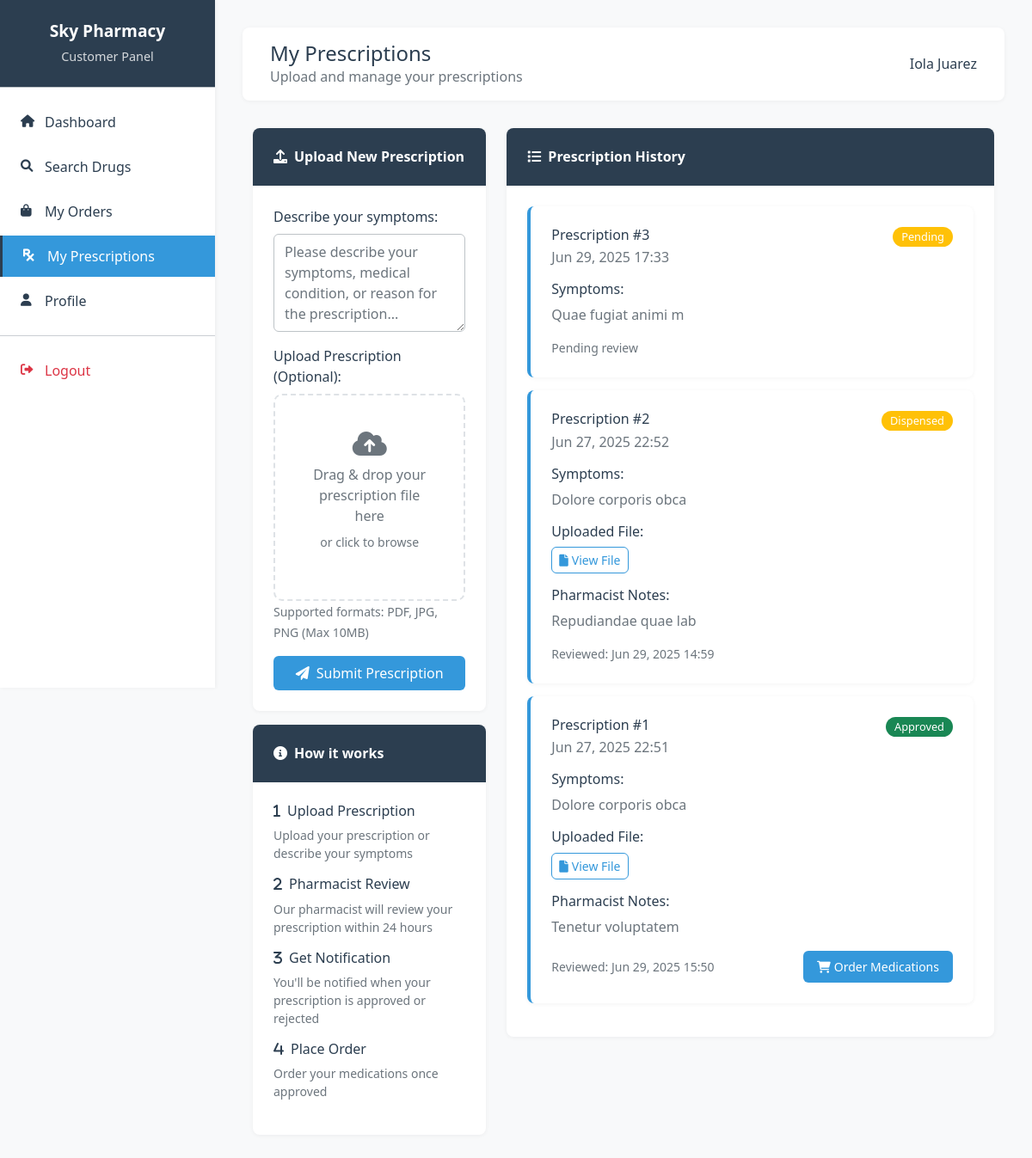
/customer/prescriptions.php (signed in), run on the app's committed database.
### tables this page shows
CREATE TABLE `users` (
  `id` int(11) NOT NULL,
  `username` varchar(50) NOT NULL,
  `email` varchar(100) NOT NULL,
  `password_hash` varchar(255) NOT NULL,
  `full_name` varchar(100) NOT NULL,
  `role` enum('admin','pharmacist','cashier','customer') NOT NULL DEFAULT 'customer',
  `phone` varchar(20) DEFAULT NULL,
  `address` text DEFAULT NULL,
  `created_at` timestamp NOT NULL DEFAULT current_timestamp(),
  `updated_at` timestamp NOT NULL DEFAULT current_timestamp() ON UPDATE current_timestamp(),
  `is_active` tinyint(1) DEFAULT 1
);

CREATE TABLE `prescriptions` (
  `id` int(11) NOT NULL,
  `customer_id` int(11) NOT NULL,
  `pharmacist_id` int(11) DEFAULT NULL,
  `prescription_file` varchar(255) DEFAULT NULL,
  `symptoms` text DEFAULT NULL,
  `diagnosis` text DEFAULT NULL,
  `status` enum('pending','approved','rejected','dispensed') DEFAULT 'pending',
  `notes` text DEFAULT NULL,
  `created_at` timestamp NOT NULL DEFAULT current_timestamp(),
  `updated_at` timestamp NOT NULL DEFAULT current_timestamp() ON UPDATE current_timestamp()
);

### classes/Auth.php (called while the page is built, shortened)
<?php
require_once __DIR__ . '/../config/database.php';
class Auth {
    private $conn;
    public function __construct() {
        $database = new Database();
        $this->conn = $database->getConnection();
    }
    public function isLoggedIn() {
        return isset($_SESSION['logged_in']) && $_SESSION['logged_in'] === true;
    }
    public function getCurrentUser() {
        try {
            $query = "SELECT id, username, email, full_name, role, phone, address, is_active, created_at
                      FROM users WHERE id = :user_id";
            $stmt = $this->conn->prepare($query);
            $stmt->bindParam(':user_id', $_SESSION['user_id']);
            $stmt->execute();
            return $stmt->fetch(PDO::FETCH_ASSOC);
        } catch (PDOException $e) {
            return [
                'id' => $_SESSION['user_id'],
                'username' => $_SESSION['username'],
                'full_name' => $_SESSION['full_name'],
                'role' => $_SESSION['role']
            ];
        }
    }
}
?>

### config/database.php (called while the page is built, shortened)
<?php
class Database {
    private $host = 'localhost';
    private $db_name = 'sky_pharmacy';
    private $username = 'root';
    private $password = '';
    public function getConnection() {
        $this->conn = null;
        try {
            $this->conn = new PDO(
                "mysql:host=" . $this->host . ";dbname=" . $this->db_name,
                $this->username,
                $this->password
            );
            $this->conn->setAttribute(PDO::ATTR_ERRMODE, PDO::ERRMODE_EXCEPTION);
        } catch(PDOException $exception) {
            echo "Connection error: " . $exception->getMessage();
        }
        return $this->conn;
    }
}
?>

### classes/Prescription.php (called while the page is built, shortened)
<?php
require_once __DIR__ . '/../config/database.php';
class Prescription {
    private $conn;
    public function __construct() {
        $database = new Database();
        $this->conn = $database->getConnection();
    }
    public function getPrescriptionsByCustomer($customer_id) {
        try {
            $query = "SELECT p.*, u.full_name as pharmacist_name
                      FROM prescriptions p
                      LEFT JOIN users u ON p.pharmacist_id = u.id
                      WHERE p.customer_id = :customer_id
                      ORDER BY p.created_at DESC";
            $stmt = $this->conn->prepare($query);
            $stmt->bindParam(':customer_id', $customer_id);
            $stmt->execute();
            return $stmt->fetchAll(PDO::FETCH_ASSOC);
        } catch (PDOException $e) {
            return ['error' => $e->getMessage()];
        }
    }
}
?>

### customer/prescriptions.php (the view, shortened to what this page needs)
<?php
require_once '../classes/Auth.php';
require_once '../classes/Prescription.php';
$auth = new Auth();
$auth->requireRole('customer');
$user = $auth->getCurrentUser();
$prescription = new Prescription();
$user_prescriptions = $prescription->getPrescriptionsByCustomer($user['id']);
?>
<!DOCTYPE html>
<html lang="en">
<head>
    <link href="https://cdn.jsdelivr.net/npm/bootstrap@5.1.3/dist/css/bootstrap.min.css" rel="stylesheet">
    <link href="https://cdnjs.cloudflare.com/ajax/libs/font-awesome/6.0.0/css/all.min.css" rel="stylesheet">
    <link href="../assets/css/style.css" rel="stylesheet">
</head>
<body>
    <div class="sidebar">
        <div class="sidebar-header">
            <h4>Sky Pharmacy</h4>
            <p>Customer Panel</p>
        </div>
        <nav class="sidebar-menu">
            <a href="dashboard.php" class="nav-link">
                <i class="fas fa-home"></i>Dashboard
            </a>
            <a href="search.php" class="nav-link">
                <i class="fas fa-search"></i>Search Drugs
            </a>
            <a href="orders.php" class="nav-link">
                <i class="fas fa-shopping-bag"></i>My Orders
            </a>
            <a href="prescriptions.php" class="nav-link active">
                <i class="fas fa-prescription"></i>My Prescriptions
            </a>
            <a href="profile.php" class="nav-link">
                <i class="fas fa-user"></i>Profile
            </a>
            <hr class="my-3">
            <a href="../logout.php" class="nav-link text-danger">
                <i class="fas fa-sign-out-alt"></i>Logout
            </a>
        </nav>
    </div>
    <div class="main-content">
        <div class="top-nav">
            <div class="d-flex justify-content-between align-items-center">
                <div>
                    <h4 class="mb-0">My Prescriptions</h4>
                    <p class="mb-0 text-muted">Upload and manage your prescriptions</p>
                </div>
                <div class="user-info">
                    <span class="user-name"><?php echo htmlspecialchars($user['full_name']); ?></span>
                </div>
            </div>
        </div>
        <div class="container mt-4">
            <div class="row">
                <div class="col-md-4">
                    <div class="card">
                        <div class="card-header">
                            <h5 class="mb-0"><i class="fas fa-upload me-2"></i>Upload New Prescription</h5>
                        </div>
                        <div class="card-body">
                            <form method="POST" enctype="multipart/form-data">
                                <div class="mb-3">
                                    <label for="symptoms" class="form-label">Describe your symptoms:</label>
                                    <textarea class="form-control" id="symptoms" name="symptoms" rows="4"
                                              placeholder="Please describe your symptoms, medical condition, or reason for the prescription..." required></textarea>
                                </div>
                                <div class="mb-3">
                                    <label for="prescription_file" class="form-label">Upload Prescription (Optional):</label>
                                    <div class="upload-area" id="uploadArea">
                                        <i class="fas fa-cloud-upload-alt fa-2x text-muted mb-2"></i>
                                        <p class="text-muted mb-2">Drag & drop your prescription file here</p>
                                        <p class="text-muted small">or click to browse</p>
                                    </div>
                                    <small class="text-muted">Supported formats: PDF, JPG, PNG (Max 10MB)</small>
                                </div>
                                <button type="submit" class="btn btn-primary w-100">
                                    <i class="fas fa-paper-plane me-2"></i>Submit Prescription
                                </button>
                            </form>
                        </div>
                    </div>
                    <div class="card mt-3">
                        <div class="card-header">
                            <h5 class="mb-0"><i class="fas fa-info-circle me-2"></i>How it works</h5>
                        </div>
                        <div class="card-body">
                            <div class="mb-3">
                                <h6><i class="fas fa-1 me-2"></i>Upload Prescription</h6>
                                <p class="text-muted small">Upload your prescription or describe your symptoms</p>
                            </div>
                            <div class="mb-3">
                                <h6><i class="fas fa-2 me-2"></i>Pharmacist Review</h6>
                                <p class="text-muted small">Our pharmacist will review your prescription within 24 hours</p>
                            </div>
                            <div class="mb-3">
                                <h6><i class="fas fa-3 me-2"></i>Get Notification</h6>
                                <p class="text-muted small">You'll be notified when your prescription is approved or rejected</p>
                            </div>
                            <div>
                                <h6><i class="fas fa-4 me-2"></i>Place Order</h6>
                                <p class="text-muted small">Order your medications once approved</p>
                            </div>
                        </div>
                    </div>
                </div>
                <div class="col-md-8">
                    <div class="card">
                        <div class="card-header">
                            <h5 class="mb-0"><i class="fas fa-list me-2"></i>Prescription History</h5>
                        </div>
                        <div class="card-body">
                            <?php if (empty($user_prescriptions)): ?>
                                <div class="text-center py-5">
                                    <i class="fas fa-prescription fa-3x text-muted mb-3"></i>
                                    <h5>No Prescriptions Found</h5>
                                    <p class="text-muted">You haven't uploaded any prescriptions yet.</p>
                                    <p class="text-muted">Upload your first prescription to get started.</p>
                                </div>
                            <?php else: ?>
                                <?php foreach ($user_prescriptions as $prescription_item): ?>
                                    <div class="card prescription-card">
                                        <div class="card-body">
                                            <div class="d-flex justify-content-between align-items-start mb-3">
                                                <div>
                                                    <h6 class="card-title mb-1">Prescription #<?php echo $prescription_item['id']; ?></h6>
                                                    <p class="text-muted mb-0"><?php echo date('M d, Y H:i', strtotime($prescription_item['created_at'])); ?></p>
                                                </div>
                                                <span class="status-badge badge bg-<?php
                                                    echo $prescription_item['status'] === 'approved' ? 'success' :
                                                        ($prescription_item['status'] === 'rejected' ? 'danger' : 'warning');
                                                ?>">
                                                    <?php echo ucfirst($prescription_item['status']); ?>
                                                </span>
                                            </div>
                                            <div class="mb-3">
                                                <h6>Symptoms:</h6>
                                                <p class="text-muted"><?php echo htmlspecialchars($prescription_item['symptoms']); ?></p>
                                            </div>
                                            <?php if ($prescription_item['prescription_file']): ?>
                                                <div class="mb-3">
                                                    <h6>Uploaded File:</h6>
                                                    <a href="../uploads/prescriptions/<?php echo htmlspecialchars($prescription_item['prescription_file']); ?>"
                                                       target="_blank" class="btn btn-sm btn-outline-primary">
                                                        <i class="fas fa-file me-1"></i>View File
                                                    </a>
                                                </div>
                                            <?php endif; ?>
                                            <?php if ($prescription_item['notes']): ?>
                                                <div class="mb-3">
                                                    <h6>Pharmacist Notes:</h6>
                                                    <p class="text-muted"><?php echo htmlspecialchars($prescription_item['notes']); ?></p>
                                                </div>
                                            <?php endif; ?>
                                            <div class="d-flex justify-content-between align-items-center">
                                                <small class="text-muted">
                                                    <?php if ($prescription_item['updated_at'] && $prescription_item['updated_at'] !== $prescription_item['created_at']): ?>
                                                        Reviewed: <?php echo date('M d, Y H:i', strtotime($prescription_item['updated_at'])); ?>
                                                    <?php else: ?>
                                                        Pending review
                                                    <?php endif; ?>
                                                </small>
                                                <?php if ($prescription_item['status'] === 'approved'): ?>
                                                    <a href="search.php" class="btn btn-sm btn-primary">
                                                        <i class="fas fa-shopping-cart me-1"></i>Order Medications
                                                    </a>
                                                <?php endif; ?>
                                            </div>
                                        </div>
                                    </div>
                                <?php endforeach; ?>
                            <?php endif; ?>
                        </div>
                    </div>
                </div>
            </div>
        </div>
    </div>
</body>
</html>

### data on the page
users: full_name "Iola Juarez"
prescriptions: id "3", created_at "Jun 29, 2025 17:33", status "Pending", symptoms "Quae fugiat animi m", shows "Pending review"
prescriptions: id "2", created_at "Jun 27, 2025 22:52", status "Dispensed", symptoms "Dolore corporis obca", notes "Repudiandae quae lab", updated_at "Jun 29, 2025 14:59"
prescriptions: id "1", created_at "Jun 27, 2025 22:51", status "Approved", symptoms "Dolore corporis obca", notes "Tenetur voluptatem", updated_at "Jun 29, 2025 15:50", shows "Order Medications"
